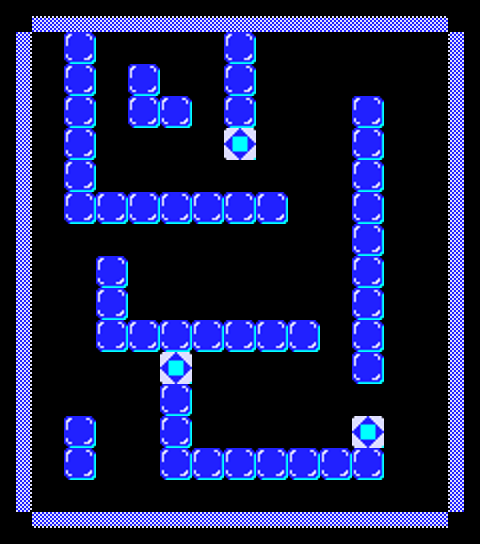

This game map was drawn from its Tiled (.tmx) file and the tilesets committed beside it. A one-line description and the trimmed map source follow:
An orthogonal 15x17 tile map with 32x32 px tiles, 2 tile layers (Tile Layer 1, Tile Layer 2).

<map version="1.0" orientation="orthogonal" renderorder="right-down" width="15" height="17" tilewidth="32" tileheight="32" nextobjectid="1">
 <properties>
  <property name="name" value="Nivel 8" />
 </properties>
 <tileset firstgid="1" name="asdas" tilewidth="32" tileheight="32" tilecount="6">
  <image source="../bloques.png" width="192" height="32" />
 </tileset>
 <layer name="Tile Layer 1" width="15" height="17">
  <data>[255 cells, 56 non-empty, 4 distinct tile ids]</data>
 </layer>
 <layer name="Tile Layer 2" width="15" height="17">
  <data>[255 cells, 50 non-empty, 2 distinct tile ids]</data>
 </layer>
</map>